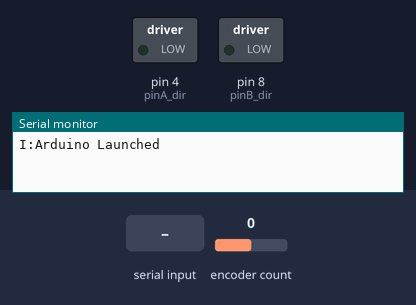
Simulated run of this sketch. Board: Arduino Uno, built with avr-gcc and run on an emulated ATmega328P. Parts: switched loads named in the sketch (green lamp = pin HIGH), the last lines printed to the serial monitor. Dashed ring = blinking. The inputs (shaded band) are chosen by the test bench; at power-on: encoder count 0. Pins used as bus, display or sensor lines are not drawn.

Above: at 1.2 s.
1.3 s: "90,45\n" received over Serial
At 1.74 s:
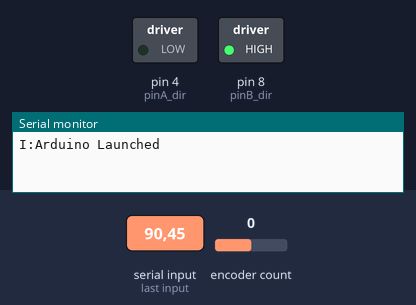
3.4 s: "30,150\n" received over Serial
At 3.75 s:
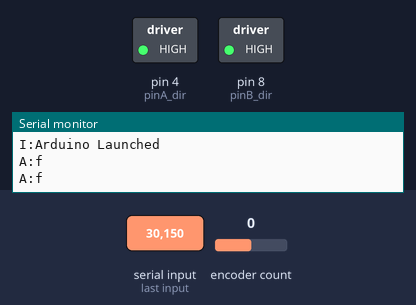
5.2 s: "200\n" received over Serial
8.2 s: "1\n" received over Serial
At 9.5 s:
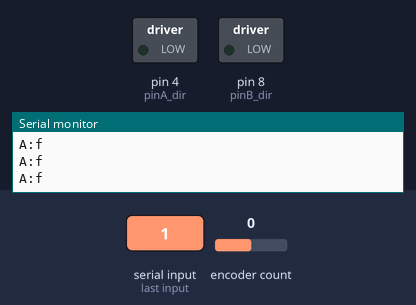
9.8 s: "5\n" received over Serial
At 11.1 s:
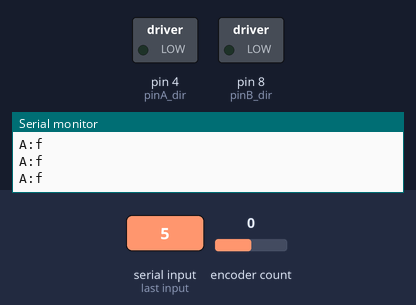
11.4 s: "200\n" received over Serial
At 11.87 s:
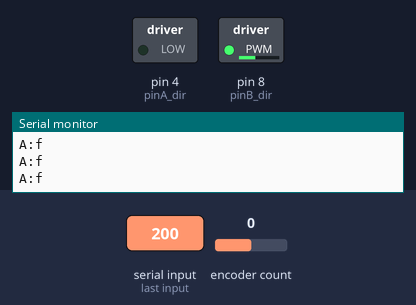
Timing chart, 0 to 14.4 s (numbered marks = the images above; inputs shaded):
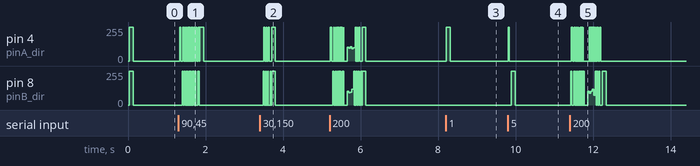

Measured:
- after the input at 1.3 s, pin 8 (pinB_dir): alternates 255/255 for 0.01 s and 0/255 for 0.02 s, 22 changes in all, then stays 0/255, starting after 0.10 s
- after the input at 3.4 s, pin 4 (pinA_dir): 0/255 → 255/255 after 0.30 s, → 0/255 0.09 s later; pin 8 (pinB_dir): goes 4 × (255/255 0.03 s, 0/255 0.04 s), 255/255 0.09 s, then 0/255, starting after 0.08 s
- after the input at 8.2 s, pin 4 (pinA_dir): 0/255 → 255/255 at once, → 0/255 0.10 s later
- after the input at 9.8 s, pin 4 (pinA_dir): 0/255 → 255/255 at once, → 0/255 0.02 s later; pin 8 (pinB_dir): 0/255 → 255/255 after 0.10 s, → 0/255 0.09 s later
- after the input at 11.4 s, pin 4 (pinA_dir): goes 8 × (255/255 0.04 s, 0/255 0.04 s), 255/255 0.01 s, 0/255 0.15 s, 8 × (255/255 0.01 s, 0/255 0.01 s), 255/255 0.03 s, then 0/255, starting at once

The sketch:

Arduino_code.ini.ino
```cpp
/*
***************************************
@author :    Thomas Lefort;
@contact :   thomas.lefort@ecam.fr
created on : 06/01/2016
title :      Code Arduino TIPE
***************************************
*/

/* ******************
   ***   Imports  ***
   ****************** */

#include "Timer.h"
#include <Encoder.h>
#include <AccelStepper.h>

/* ******************
   ***   Variables  ***
   ****************** */

// Bibliotèques
Encoder encodeur(2, 3);
Timer t;

// Variables générales
String sBuffer = "";
bool blocked = false;
int state = 0;
int count_motor = 0;
int angle = 0;
int angle_speed = 0;

// Pin Arduino
int pinA_power = 5;
int pinA_dir = 4;
int pinB_power = 9;
int pinB_dir = 8;

/* ******************
   ***  Functions ***
   ****************** */

void forwardstep()
{
    motor_step(1); // Right
}

void backwardstep()
{
    motor_step(-1); // Left
}

AccelStepper stepper(forwardstep, backwardstep);

void read_serial()
{
    if(Serial.available() > 0)
    {
        sBuffer = sBuffer + char(Serial.read());
    }
    else
    {
        if (sBuffer != "")
        {
            if(sBuffer == "S:gs\n"){
                send_state();
            }
            else if(sBuffer == "E:R\n"){
                reinit_encodeur();
            }
            else if (sBuffer == "L:T\n"){
                blocked = true;
            }
            else if (sBuffer == "L:F\n"){
                blocked = false;
            }
            else if (sBuffer.toInt() == 0){
                Serial.println("A:f");
            }
            else
            {
                stepper.move(sBuffer.toInt());
            }
            sBuffer = "";
        }
    }
}

void motor_step(int sens)
{
    state = positive_modulo(state + sens, 8);
    count_motor = 0;
    switch(state)
    {
        case 0:
            digitalWrite(pinA_power,HIGH);
            digitalWrite(pinB_power,HIGH);
            digitalWrite(pinA_dir,HIGH);
            digitalWrite(pinB_dir,HIGH);
            break;

        case 1:
            digitalWrite(pinA_power,HIGH);
            digitalWrite(pinB_power,LOW);
            digitalWrite(pinA_dir,HIGH);
            digitalWrite(pinB_dir,LOW);
            break;

        case 2:
            digitalWrite(pinA_power,HIGH);
            digitalWrite(pinB_power,HIGH);
            digitalWrite(pinA_dir,HIGH);
            digitalWrite(pinB_dir,LOW);
            break;

        case 3:
            digitalWrite(pinA_power,LOW);
            digitalWrite(pinB_power,HIGH);
            digitalWrite(pinA_dir,LOW);
            digitalWrite(pinB_dir,LOW);
            break;

        case 4:
            digitalWrite(pinA_power,HIGH);
            digitalWrite(pinB_power,HIGH);
            digitalWrite(pinA_dir,LOW);
            digitalWrite(pinB_dir,LOW);
            break;

        case 5:
            digitalWrite(pinA_power,HIGH);
            digitalWrite(pinB_power,LOW);
            digitalWrite(pinA_dir,LOW);
            digitalWrite(pinB_dir,LOW);
            break;

        case 6:
            digitalWrite(pinA_power,HIGH);
            digitalWrite(pinB_power,HIGH);
            digitalWrite(pinA_dir,LOW);
            digitalWrite(pinB_dir,HIGH);
            break;

        case 7:
            digitalWrite(pinA_power,LOW);
            digitalWrite(pinB_power,HIGH);
            digitalWrite(pinA_dir,LOW);
            digitalWrite(pinB_dir,HIGH);
            break;
    }
    if(stepper.distanceToGo() == 3 || stepper.distanceToGo() == -3){
        Serial.println("A:f");
    }
    if (blocked == false && (stepper.distanceToGo() == 1 || stepper.distanceToGo() == -1)){
        digitalWrite(pinA_power,LOW);
        digitalWrite(pinB_power,LOW);
        digitalWrite(pinA_dir,LOW);
        digitalWrite(pinB_dir,LOW);
    }
}

inline int positive_modulo(int i, int n)
{
    return (i % n + n) % n;
}

void need_to_stop()
{
    count_motor++;
    if(count_motor == 10)
    {
        digitalWrite(pinA_power,LOW);
        digitalWrite(pinB_power,LOW);
        digitalWrite(pinA_dir,LOW);
        digitalWrite(pinB_dir,LOW);
    }
}

void reinit_encodeur()
{
    encodeur.write(0);
    angle_speed = 0;
    angle = -300;
    Serial.println("D:Encoder reset");
}

void update_state()
{
    if (angle != positive_modulo(encodeur.read(), 2400)/4 - 300)
    {
        int lastpos = angle;
        angle = positive_modulo(encodeur.read(), 2400)/4 - 300;
        angle_speed = angle - lastpos;
        if(angle_speed > 400){(angle_speed -= 600) * -1;}
        if(angle_speed < -400){(angle_speed += 600) * -1;}
    }
}

void send_state()
{
    if(angle_speed > 99){angle_speed = 99;}
    if(angle_speed < -100){angle_speed = -100;}
    if(angle > 299){angle = 299;}
    if(angle < -300){angle = -300;}
    Serial.println("S:" + String(angle) + ":" + String(angle_speed));
}

/* ******************
   ***    Setup   ***
   ****************** */

void setup()
{
    Serial.begin(115200);

    pinMode(pinA_power, OUTPUT);
    pinMode(pinA_dir, OUTPUT);
    pinMode(pinB_power, OUTPUT);
    pinMode(pinB_dir, OUTPUT);

    stepper.setMaxSpeed(1200.0);
    stepper.setAcceleration(1000.0);
    stepper.setSpeed(900.0);

    t.every(5, read_serial);
    t.every(10, need_to_stop);
    t.every(50, update_state);

    Serial.println("I:Arduino Launched");
}

/* ******************
   ***    Loop    ***
   ****************** */

void loop()
{
    stepper.run();
    t.update();
}
```
